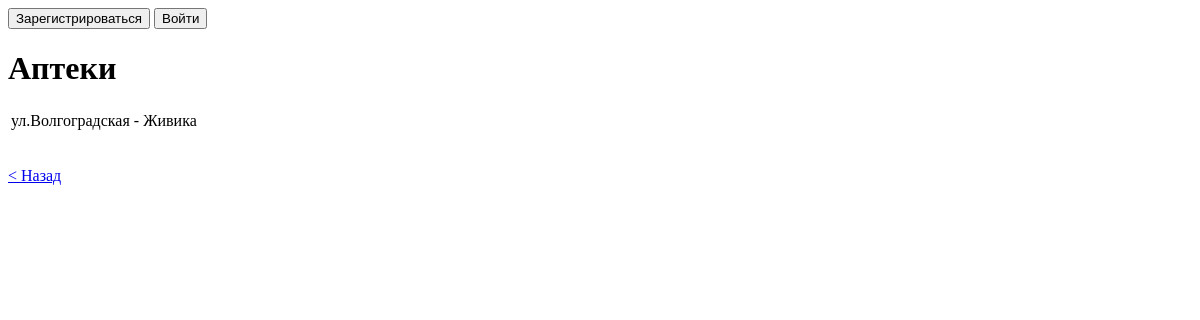
The app's page /pharmacies/, older data.
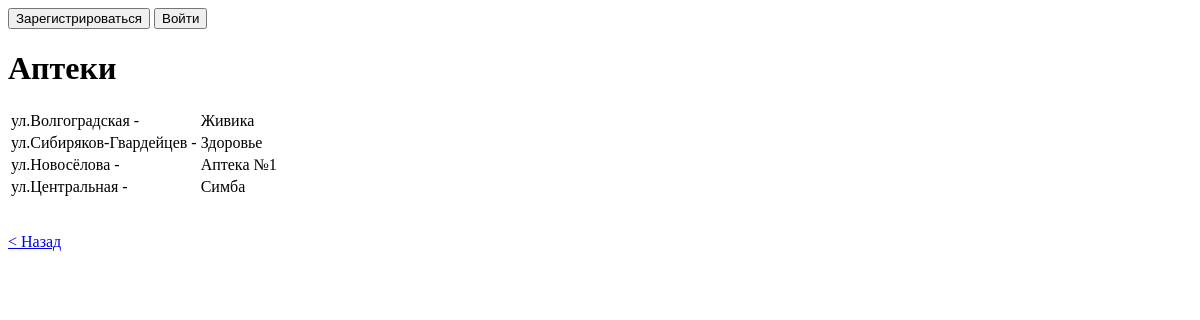
The same page, newer data.
### mainapp/models.py (models this page shows, shortened)
class Pharmacy(models.Model):
    name = models.CharField(max_length=50)
    street = models.ForeignKey(Street, on_delete=models.SET_NULL, null=True)
    cures = models.ManyToManyField(Cure,through='Place')

class Street(models.Model):
    name = models.CharField(max_length=50)
    city = models.ForeignKey(City, on_delete=models.SET_NULL, null=True)
    def __str__(self):
        return self.name

### mainapp/views.py (the view)
# urls.py: path("pharmacies/", views.pharmacy,name='pharmacies'),
def pharmacy(request):
    template = loader.get_template('pharmacy.html')
    context = {
        'pharmacies' : Pharmacy.objects.all(),
        'title': 'Список аптек',
        'power_user': request.user.groups.filter(name='admin').exists()
    }
    return HttpResponse(template.render(context, request))

### mainapp/templates/pharmacy.html (shortened to what this page needs)
{% extends 'base.html' %}
{% block page_title %}
    <h1> Аптеки </h1>
{% endblock %}
{% block page_content %}
    <table>
        {% for p in pharmacies %}
            <tr>
                <td>ул.{{p.street}} - </td>
                <td>{{p.name}}</td>
            </tr>
        {% endfor %}
    </table>
    <br>
<p><a href="{% url 'index' %}"> < Назад </a> </p>
{% endblock %}

Row changes from the older to the newer data that the page shows:
added Pharmacy: street "Сибиряков-Гвардейцев", name "Здоровье"
added Pharmacy: street "Новосёлова", name "Аптека №1"
added Pharmacy: street "Центральная", name "Симба"
